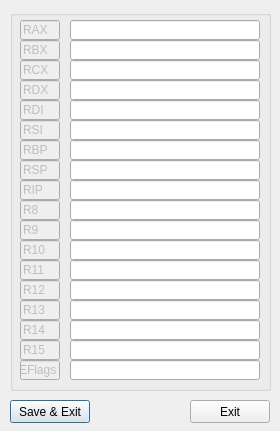
<?xml version="1.0" encoding="utf-8"?>
<!--
* 	This file is part of uintDebugger.
*
*    uintDebugger is free software: you can redistribute it and/or modify
*    it under the terms of the GNU General Public License as published by
*    the Free Software Foundation, either version 3 of the License, or
*    (at your option) any later version.
*
*    uintDebugger is distributed in the hope that it will be useful,
*    but WITHOUT ANY WARRANTY; without even the implied warranty of
*    MERCHANTABILITY or FITNESS FOR A PARTICULAR PURPOSE.  See the
*    GNU General Public License for more details.
*
*    You should have received a copy of the GNU General Public License
*    along with uintDebugger.  If not, see <http://www.gnu.org/licenses/>.
*/
-->
<ui version="4.0">
 <class>qtDLGRegEdit64Class</class>
 <widget class="QDialog" name="qtDLGRegEdit64Class">
  <property name="geometry">
   <rect>
    <x>0</x>
    <y>0</y>
    <width>280</width>
    <height>431</height>
   </rect>
  </property>
  <property name="windowTitle">
   <string>[ uintDebugger ] - RegEdit</string>
  </property>
  <widget class="QPushButton" name="pbSave">
   <property name="geometry">
    <rect>
     <x>10</x>
     <y>400</y>
     <width>80</width>
     <height>23</height>
    </rect>
   </property>
   <property name="text">
    <string>Save &amp;&amp; Exit</string>
   </property>
  </widget>
  <widget class="QGroupBox" name="groupBox">
   <property name="geometry">
    <rect>
     <x>10</x>
     <y>10</y>
     <width>261</width>
     <height>381</height>
    </rect>
   </property>
   <property name="title">
    <string/>
   </property>
   <widget class="QLineEdit" name="lineEdit_32">
    <property name="enabled">
     <bool>false</bool>
    </property>
    <property name="geometry">
     <rect>
      <x>10</x>
      <y>190</y>
      <width>40</width>
      <height>20</height>
     </rect>
    </property>
    <property name="text">
     <string>R8</string>
    </property>
   </widget>
   <widget class="QLineEdit" name="lineRSI">
    <property name="geometry">
     <rect>
      <x>60</x>
      <y>110</y>
      <width>190</width>
      <height>20</height>
     </rect>
    </property>
   </widget>
   <widget class="QLineEdit" name="lineRDX">
    <property name="geometry">
     <rect>
      <x>60</x>
      <y>70</y>
      <width>190</width>
      <height>20</height>
     </rect>
    </property>
   </widget>
   <widget class="QLineEdit" name="lineEdit_4">
    <property name="enabled">
     <bool>false</bool>
    </property>
    <property name="geometry">
     <rect>
      <x>10</x>
      <y>110</y>
      <width>40</width>
      <height>20</height>
     </rect>
    </property>
    <property name="text">
     <string>RSI</string>
    </property>
   </widget>
   <widget class="QLineEdit" name="lineEdit_16">
    <property name="enabled">
     <bool>false</bool>
    </property>
    <property name="geometry">
     <rect>
      <x>10</x>
      <y>10</y>
      <width>40</width>
      <height>20</height>
     </rect>
    </property>
    <property name="text">
     <string>RAX</string>
    </property>
   </widget>
   <widget class="QLineEdit" name="lineR12">
    <property name="geometry">
     <rect>
      <x>60</x>
      <y>270</y>
      <width>190</width>
      <height>20</height>
     </rect>
    </property>
   </widget>
   <widget class="QLineEdit" name="lineRCX">
    <property name="geometry">
     <rect>
      <x>60</x>
      <y>50</y>
      <width>190</width>
      <height>20</height>
     </rect>
    </property>
   </widget>
   <widget class="QLineEdit" name="lineEdit_8">
    <property name="enabled">
     <bool>false</bool>
    </property>
    <property name="geometry">
     <rect>
      <x>10</x>
      <y>70</y>
      <width>40</width>
      <height>20</height>
     </rect>
    </property>
    <property name="inputMask">
     <string/>
    </property>
    <property name="text">
     <string>RDX</string>
    </property>
   </widget>
   <widget class="QLineEdit" name="lineRDI">
    <property name="geometry">
     <rect>
      <x>60</x>
      <y>90</y>
      <width>190</width>
      <height>20</height>
     </rect>
    </property>
   </widget>
   <widget class="QLineEdit" name="lineR11">
    <property name="geometry">
     <rect>
      <x>60</x>
      <y>250</y>
      <width>190</width>
      <height>20</height>
     </rect>
    </property>
   </widget>
   <widget class="QLineEdit" name="lineR8">
    <property name="geometry">
     <rect>
      <x>60</x>
      <y>190</y>
      <width>190</width>
      <height>20</height>
     </rect>
    </property>
   </widget>
   <widget class="QLineEdit" name="lineR13">
    <property name="geometry">
     <rect>
      <x>60</x>
      <y>290</y>
      <width>190</width>
      <height>20</height>
     </rect>
    </property>
   </widget>
   <widget class="QLineEdit" name="lineEdit_28">
    <property name="enabled">
     <bool>false</bool>
    </property>
    <property name="geometry">
     <rect>
      <x>10</x>
      <y>250</y>
      <width>40</width>
      <height>20</height>
     </rect>
    </property>
    <property name="text">
     <string>R11</string>
    </property>
   </widget>
   <widget class="QLineEdit" name="lineRSP">
    <property name="geometry">
     <rect>
      <x>60</x>
      <y>150</y>
      <width>190</width>
      <height>20</height>
     </rect>
    </property>
   </widget>
   <widget class="QLineEdit" name="lineR14">
    <property name="geometry">
     <rect>
      <x>60</x>
      <y>310</y>
      <width>190</width>
      <height>20</height>
     </rect>
    </property>
   </widget>
   <widget class="QLineEdit" name="lineEdit_12">
    <property name="enabled">
     <bool>false</bool>
    </property>
    <property name="geometry">
     <rect>
      <x>10</x>
      <y>150</y>
      <width>40</width>
      <height>20</height>
     </rect>
    </property>
    <property name="text">
     <string>RSP</string>
    </property>
   </widget>
   <widget class="QLineEdit" name="lineEdit_26">
    <property name="enabled">
     <bool>false</bool>
    </property>
    <property name="geometry">
     <rect>
      <x>10</x>
      <y>230</y>
      <width>40</width>
      <height>20</height>
     </rect>
    </property>
    <property name="text">
     <string>R10</string>
    </property>
   </widget>
   <widget class="QLineEdit" name="lineRAX">
    <property name="geometry">
     <rect>
      <x>60</x>
      <y>10</y>
      <width>190</width>
      <height>20</height>
     </rect>
    </property>
   </widget>
   <widget class="QLineEdit" name="lineEdit_14">
    <property name="enabled">
     <bool>false</bool>
    </property>
    <property name="geometry">
     <rect>
      <x>10</x>
      <y>30</y>
      <width>40</width>
      <height>20</height>
     </rect>
    </property>
    <property name="text">
     <string>RBX</string>
    </property>
   </widget>
   <widget class="QLineEdit" name="lineRBP">
    <property name="geometry">
     <rect>
      <x>60</x>
      <y>130</y>
      <width>190</width>
      <height>20</height>
     </rect>
    </property>
   </widget>
   <widget class="QLineEdit" name="lineEdit_31">
    <property name="enabled">
     <bool>false</bool>
    </property>
    <property name="geometry">
     <rect>
      <x>10</x>
      <y>170</y>
      <width>40</width>
      <height>20</height>
     </rect>
    </property>
    <property name="text">
     <string>RIP</string>
    </property>
   </widget>
   <widget class="QLineEdit" name="lineRIP">
    <property name="geometry">
     <rect>
      <x>60</x>
      <y>170</y>
      <width>190</width>
      <height>20</height>
     </rect>
    </property>
   </widget>
   <widget class="QLineEdit" name="lineEdit_21">
    <property name="enabled">
     <bool>false</bool>
    </property>
    <property name="geometry">
     <rect>
      <x>10</x>
      <y>310</y>
      <width>40</width>
      <height>20</height>
     </rect>
    </property>
    <property name="text">
     <string>R14</string>
    </property>
   </widget>
   <widget class="QLineEdit" name="lineEdit_2">
    <property name="enabled">
     <bool>false</bool>
    </property>
    <property name="geometry">
     <rect>
      <x>10</x>
      <y>90</y>
      <width>40</width>
      <height>20</height>
     </rect>
    </property>
    <property name="text">
     <string>RDI</string>
    </property>
   </widget>
   <widget class="QLineEdit" name="lineEdit_23">
    <property name="enabled">
     <bool>false</bool>
    </property>
    <property name="geometry">
     <rect>
      <x>10</x>
      <y>290</y>
      <width>40</width>
      <height>20</height>
     </rect>
    </property>
    <property name="text">
     <string>R13</string>
    </property>
   </widget>
   <widget class="QLineEdit" name="lineEdit_10">
    <property name="enabled">
     <bool>false</bool>
    </property>
    <property name="geometry">
     <rect>
      <x>10</x>
      <y>50</y>
      <width>40</width>
      <height>20</height>
     </rect>
    </property>
    <property name="text">
     <string>RCX</string>
    </property>
   </widget>
   <widget class="QLineEdit" name="lineEdit_18">
    <property name="enabled">
     <bool>false</bool>
    </property>
    <property name="geometry">
     <rect>
      <x>10</x>
      <y>270</y>
      <width>40</width>
      <height>20</height>
     </rect>
    </property>
    <property name="text">
     <string>R12</string>
    </property>
   </widget>
   <widget class="QLineEdit" name="lineRBX">
    <property name="geometry">
     <rect>
      <x>60</x>
      <y>30</y>
      <width>190</width>
      <height>20</height>
     </rect>
    </property>
   </widget>
   <widget class="QLineEdit" name="lineEdit_6">
    <property name="enabled">
     <bool>false</bool>
    </property>
    <property name="geometry">
     <rect>
      <x>10</x>
      <y>130</y>
      <width>40</width>
      <height>20</height>
     </rect>
    </property>
    <property name="text">
     <string>RBP</string>
    </property>
   </widget>
   <widget class="QLineEdit" name="lineR9">
    <property name="geometry">
     <rect>
      <x>60</x>
      <y>210</y>
      <width>190</width>
      <height>20</height>
     </rect>
    </property>
   </widget>
   <widget class="QLineEdit" name="lineEdit_25">
    <property name="enabled">
     <bool>false</bool>
    </property>
    <property name="geometry">
     <rect>
      <x>10</x>
      <y>210</y>
      <width>40</width>
      <height>20</height>
     </rect>
    </property>
    <property name="text">
     <string>R9</string>
    </property>
   </widget>
   <widget class="QLineEdit" name="lineR10">
    <property name="geometry">
     <rect>
      <x>60</x>
      <y>230</y>
      <width>190</width>
      <height>20</height>
     </rect>
    </property>
   </widget>
   <widget class="QLineEdit" name="lineEdit_24">
    <property name="enabled">
     <bool>false</bool>
    </property>
    <property name="geometry">
     <rect>
      <x>10</x>
      <y>330</y>
      <width>40</width>
      <height>20</height>
     </rect>
    </property>
    <property name="text">
     <string>R15</string>
    </property>
   </widget>
   <widget class="QLineEdit" name="lineR15">
    <property name="geometry">
     <rect>
      <x>60</x>
      <y>330</y>
      <width>190</width>
      <height>20</height>
     </rect>
    </property>
   </widget>
   <widget class="QLineEdit" name="lineEFlags">
    <property name="geometry">
     <rect>
      <x>60</x>
      <y>350</y>
      <width>190</width>
      <height>20</height>
     </rect>
    </property>
   </widget>
   <widget class="QLineEdit" name="lineEdit_34">
    <property name="enabled">
     <bool>false</bool>
    </property>
    <property name="geometry">
     <rect>
      <x>10</x>
      <y>350</y>
      <width>40</width>
      <height>20</height>
     </rect>
    </property>
    <property name="text">
     <string>EFlags</string>
    </property>
   </widget>
  </widget>
  <widget class="QPushButton" name="pbExit">
   <property name="geometry">
    <rect>
     <x>190</x>
     <y>400</y>
     <width>80</width>
     <height>23</height>
    </rect>
   </property>
   <property name="text">
    <string>Exit</string>
   </property>
  </widget>
 </widget>
 <resources/>
 <connections/>
</ui>
